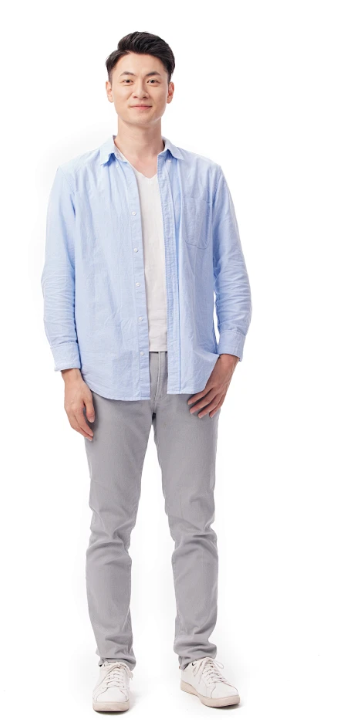
#> input picture Front_UAV-main/test/人物分析/单人.png, 342 x 720 px
$ python -i compare_methods.py   (imports and definitions only)
#> lines starting #> are read from the running program, lines starting #| are printed output that depends on the picture
#> further down, picture is the input picture: shape (720, 342, 3); mean B, G, R 233.7, 230.1, 231.2
import os
import sys
import cv2
import numpy as np
from PIL import Image, ImageDraw, ImageFont
import argparse
from ultralytics import YOLO

# 导入自定义模块
sys.path.append('./Night-vehicle-detection-system/new_detection/main')

# 导入图像处理函数
def apply_clahe(img):
    """应用自适应直方图均衡化(CLAHE)增强图像对比度"""
    # 转换为LAB色彩空间
    lab = cv2.cvtColor(img, cv2.COLOR_BGR2LAB)
#> lab: shape (720, 342, 3); mean of channels 0, 1, 2 232.3, 129.1, 126.4
    l_channel, a, b = cv2.split(lab)
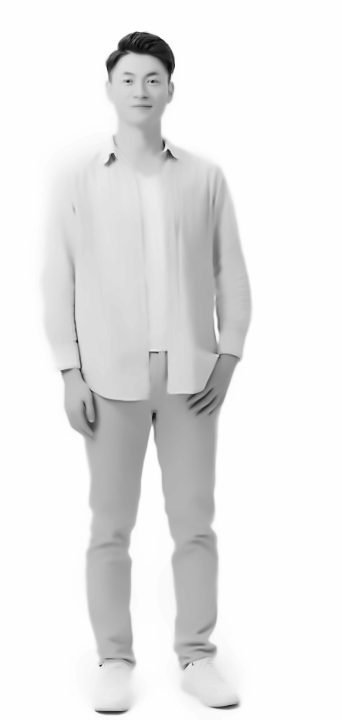
#> l_channel: shape (720, 342); min 7, max 254, mean 232.3
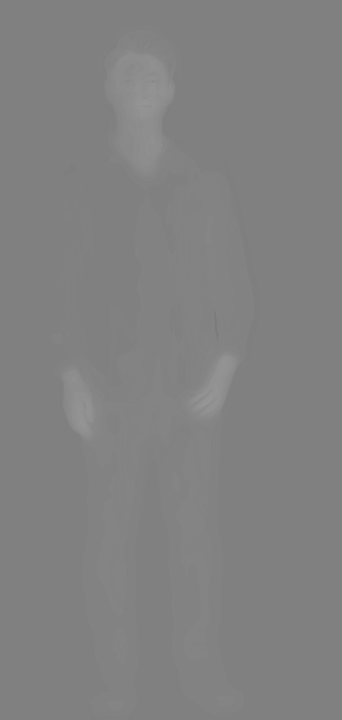
#> a: shape (720, 342); min 123, max 150, mean 129.1

    # 对L通道应用CLAHE
    clahe = cv2.createCLAHE(clipLimit=2.0, tileGridSize=(8, 8))
    cl = clahe.apply(l_channel)
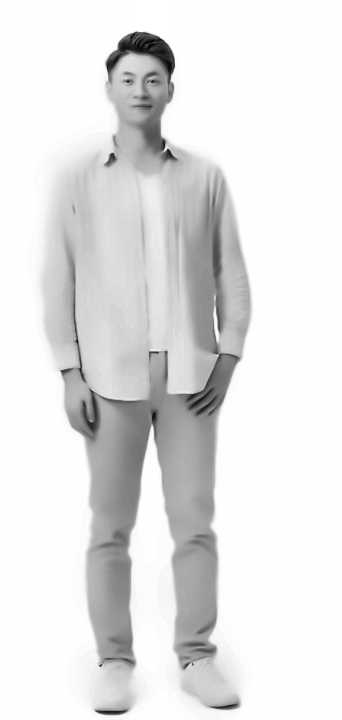
#> cl: shape (720, 342); min 3, max 255, mean 227

    # 合并通道
    merged = cv2.merge((cl, a, b))
#> merged: shape (720, 342, 3); mean of channels 0, 1, 2 227, 129.1, 126.4

    # 转回原始色彩空间
    enhanced = cv2.cvtColor(merged, cv2.COLOR_LAB2BGR)
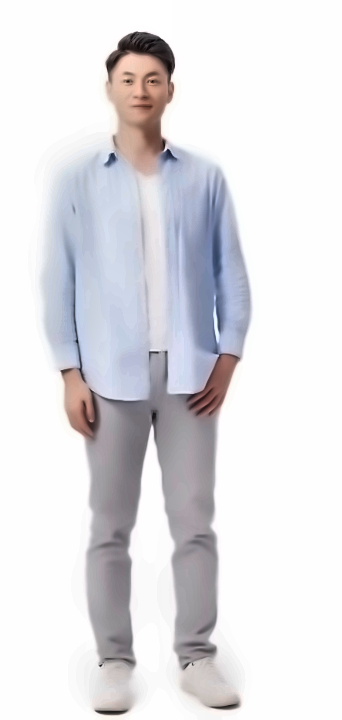
#> enhanced: shape (720, 342, 3); mean B, G, R 227.7, 224.2, 225
    return enhanced

def adjust_gamma(img, gamma=1.5):
    """调整图像的gamma值提高亮度"""
#> called with gamma = 1.5
    # 创建查询表
    inv_gamma = 1.0 / gamma
    table = np.array([((i / 255.0) ** inv_gamma) * 255 for i in range(256)]).astype(np.uint8)

    # 应用查询表
    return cv2.LUT(img, table)
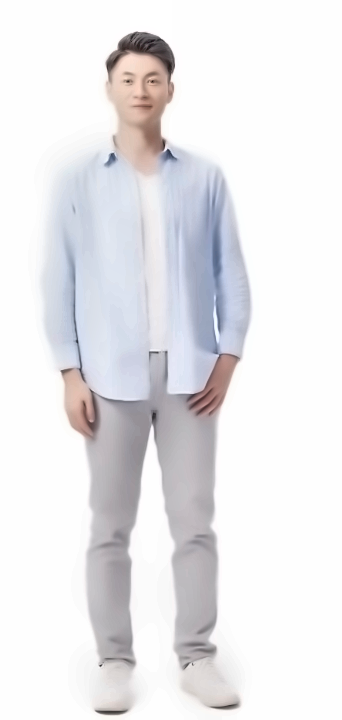
#> returned value: shape (720, 342, 3); mean of channels 0, 1, 2 234.7, 232.1, 232.9; drawn as B, G, R

def denoise_image(img):
    """应用去噪算法减少图像噪点"""
    return cv2.fastNlMeansDenoisingColored(img, None, 10, 10, 7, 21)

# [142 lines left out: functions create_night_vision_effect, singleScaleRetinex, multiScaleRetinex, apply_retinex, apply_enlightengan, apply_kind and 1 more, not called in this run]

# 参数解析
parser = argparse.ArgumentParser(description="低光照图像增强算法对比")
# [5 lines not run here, left out]

# [83 lines left out: functions add_title, create_comparison_grid, not called in this run]

def apply_custom_method(img):
    """应用自定义的图像增强方法（组合CLAHE和Gamma调整）"""
    # 首先应用去噪
    denoised = denoise_image(img)

    # 应用CLAHE增强对比度
    clahe_img = apply_clahe(denoised)

    # 然后应用适当的Gamma调整
    gamma_img = adjust_gamma(clahe_img, gamma=1.5)

    # 最后再次调整对比度和亮度
    result = cv2.convertScaleAbs(gamma_img, alpha=1.1, beta=5)
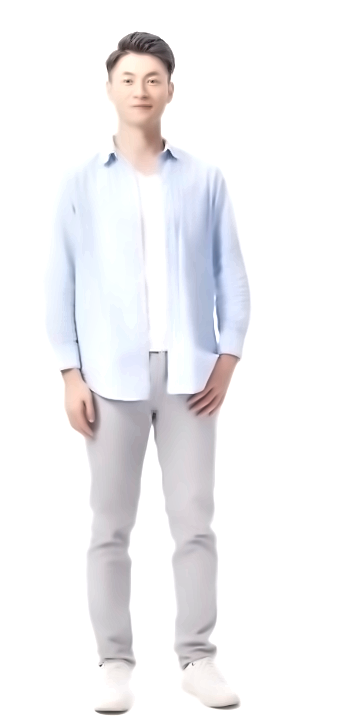
#> result: shape (720, 342, 3); mean B, G, R 243.4, 241.4, 242.1

    return result

# [152 lines left out: functions detect_objects, main, not called in this run]

# [2 lines not run here, left out]

>>> import cv2
>>> picture = cv2.imread('../../Front_UAV-main/test/人物分析/单人.png')
>>> result = apply_custom_method(picture)
